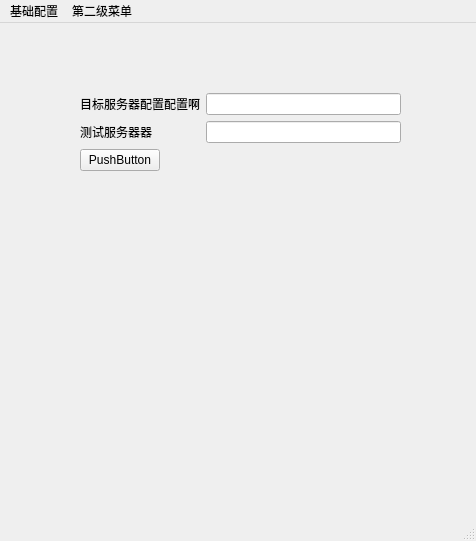
<?xml version="1.0" encoding="UTF-8"?>
<ui version="4.0">
 <class>mainwindows</class>
 <widget class="QMainWindow" name="mainwindows">
  <property name="geometry">
   <rect>
    <x>0</x>
    <y>0</y>
    <width>476</width>
    <height>541</height>
   </rect>
  </property>
  <property name="windowTitle">
   <string>MainWindow</string>
  </property>
  <widget class="QWidget" name="centralwidget">
   <widget class="QWidget" name="formLayoutWidget">
    <property name="geometry">
     <rect>
      <x>80</x>
      <y>70</y>
      <width>321</width>
      <height>361</height>
     </rect>
    </property>
    <layout class="QFormLayout" name="formLayout">
     <item row="0" column="0">
      <widget class="QLabel" name="label">
       <property name="text">
        <string>目标服务器配置配置啊</string>
       </property>
      </widget>
     </item>
     <item row="2" column="0">
      <widget class="QPushButton" name="pushButton">
       <property name="text">
        <string>PushButton</string>
       </property>
      </widget>
     </item>
     <item row="0" column="1">
      <widget class="QLineEdit" name="lineEdit"/>
     </item>
     <item row="1" column="0">
      <widget class="QLabel" name="label_2">
       <property name="text">
        <string>测试服务器器</string>
       </property>
      </widget>
     </item>
     <item row="1" column="1">
      <widget class="QLineEdit" name="lineEdit_2"/>
     </item>
    </layout>
   </widget>
  </widget>
  <widget class="QMenuBar" name="menubar">
   <property name="geometry">
    <rect>
     <x>0</x>
     <y>0</y>
     <width>476</width>
     <height>23</height>
    </rect>
   </property>
   <widget class="QMenu" name="menu">
    <property name="title">
     <string>基础配置</string>
    </property>
   </widget>
   <widget class="QMenu" name="menu_2">
    <property name="title">
     <string>第二级菜单</string>
    </property>
   </widget>
   <addaction name="menu"/>
   <addaction name="menu_2"/>
  </widget>
  <widget class="QStatusBar" name="statusbar"/>
 </widget>
 <resources/>
 <connections/>
</ui>
